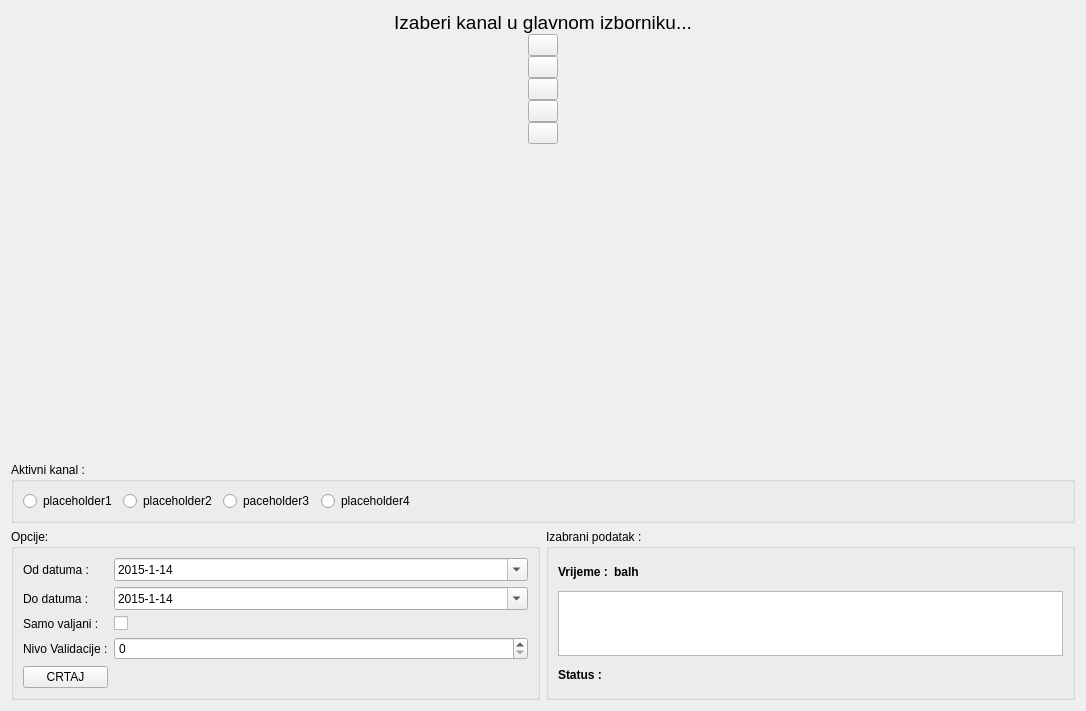
<?xml version="1.0" encoding="UTF-8"?>
<ui version="4.0">
 <class>Form</class>
 <widget class="QWidget" name="Form">
  <property name="geometry">
   <rect>
    <x>0</x>
    <y>0</y>
    <width>1086</width>
    <height>711</height>
   </rect>
  </property>
  <property name="windowTitle">
   <string>Form</string>
  </property>
  <layout class="QVBoxLayout" name="verticalLayout_2">
   <item>
    <layout class="QVBoxLayout" name="verticalLayout">
     <property name="spacing">
      <number>0</number>
     </property>
     <item>
      <widget class="QLabel" name="glavniLabel">
       <property name="sizePolicy">
        <sizepolicy hsizetype="Preferred" vsizetype="Minimum">
         <horstretch>0</horstretch>
         <verstretch>0</verstretch>
        </sizepolicy>
       </property>
       <property name="font">
        <font>
         <pointsize>14</pointsize>
        </font>
       </property>
       <property name="text">
        <string>Izaberi kanal u glavnom izborniku...</string>
       </property>
       <property name="alignment">
        <set>Qt::AlignCenter</set>
       </property>
       <property name="wordWrap">
        <bool>true</bool>
       </property>
      </widget>
     </item>
     <item>
      <layout class="QHBoxLayout" name="horizontalLayout_2">
       <property name="spacing">
        <number>0</number>
       </property>
       <item>
        <layout class="QVBoxLayout" name="verticalLayout_3">
         <item>
          <widget class="QPushButton" name="zoomInRestSatni">
           <property name="maximumSize">
            <size>
             <width>30</width>
             <height>30</height>
            </size>
           </property>
           <property name="text">
            <string/>
           </property>
          </widget>
         </item>
         <item>
          <widget class="QPushButton" name="zoomOutRestSatni">
           <property name="sizePolicy">
            <sizepolicy hsizetype="Minimum" vsizetype="Fixed">
             <horstretch>0</horstretch>
             <verstretch>0</verstretch>
            </sizepolicy>
           </property>
           <property name="maximumSize">
            <size>
             <width>30</width>
             <height>30</height>
            </size>
           </property>
           <property name="text">
            <string/>
           </property>
          </widget>
         </item>
         <item>
          <widget class="QPushButton" name="zoomOutRestSatniFull">
           <property name="maximumSize">
            <size>
             <width>30</width>
             <height>30</height>
            </size>
           </property>
           <property name="text">
            <string/>
           </property>
          </widget>
         </item>
         <item>
          <widget class="QPushButton" name="toggleGridRestSatni">
           <property name="maximumSize">
            <size>
             <width>30</width>
             <height>30</height>
            </size>
           </property>
           <property name="text">
            <string/>
           </property>
           <property name="checkable">
            <bool>true</bool>
           </property>
          </widget>
         </item>
         <item>
          <widget class="QPushButton" name="toggleLegendRestSatni">
           <property name="maximumSize">
            <size>
             <width>30</width>
             <height>30</height>
            </size>
           </property>
           <property name="text">
            <string/>
           </property>
           <property name="checkable">
            <bool>true</bool>
           </property>
          </widget>
         </item>
         <item>
          <spacer name="verticalSpacer">
           <property name="orientation">
            <enum>Qt::Vertical</enum>
           </property>
           <property name="sizeHint" stdset="0">
            <size>
             <width>20</width>
             <height>40</height>
            </size>
           </property>
          </spacer>
         </item>
        </layout>
       </item>
       <item>
        <layout class="QVBoxLayout" name="grafLayout"/>
       </item>
      </layout>
     </item>
    </layout>
   </item>
   <item>
    <widget class="QGroupBox" name="groupBoxRadio">
     <property name="title">
      <string>Aktivni kanal :</string>
     </property>
     <layout class="QHBoxLayout" name="horizontalLayout_4">
      <item>
       <widget class="QRadioButton" name="vdRadioButton1">
        <property name="text">
         <string>placeholder1</string>
        </property>
       </widget>
      </item>
      <item>
       <widget class="QRadioButton" name="vdRadioButton2">
        <property name="text">
         <string>placeholder2</string>
        </property>
       </widget>
      </item>
      <item>
       <widget class="QRadioButton" name="vdRadioButton3">
        <property name="text">
         <string>paceholder3</string>
        </property>
       </widget>
      </item>
      <item>
       <widget class="QRadioButton" name="vdRadioButton4">
        <property name="text">
         <string>placeholder4</string>
        </property>
       </widget>
      </item>
      <item>
       <spacer name="horizontalSpacer_2">
        <property name="orientation">
         <enum>Qt::Horizontal</enum>
        </property>
        <property name="sizeHint" stdset="0">
         <size>
          <width>40</width>
          <height>20</height>
         </size>
        </property>
       </spacer>
      </item>
     </layout>
    </widget>
   </item>
   <item>
    <layout class="QHBoxLayout" name="horizontalLayout">
     <item>
      <widget class="QGroupBox" name="groupBox_3">
       <property name="sizePolicy">
        <sizepolicy hsizetype="MinimumExpanding" vsizetype="Preferred">
         <horstretch>0</horstretch>
         <verstretch>0</verstretch>
        </sizepolicy>
       </property>
       <property name="title">
        <string>Opcije:</string>
       </property>
       <layout class="QGridLayout" name="gridLayout_2">
        <item row="2" column="1">
         <widget class="QCheckBox" name="checkSamoValjani">
          <property name="sizePolicy">
           <sizepolicy hsizetype="MinimumExpanding" vsizetype="Fixed">
            <horstretch>0</horstretch>
            <verstretch>0</verstretch>
           </sizepolicy>
          </property>
          <property name="text">
           <string/>
          </property>
         </widget>
        </item>
        <item row="3" column="0">
         <widget class="QLabel" name="label_4">
          <property name="sizePolicy">
           <sizepolicy hsizetype="Minimum" vsizetype="Preferred">
            <horstretch>0</horstretch>
            <verstretch>0</verstretch>
           </sizepolicy>
          </property>
          <property name="text">
           <string>Nivo Validacije :</string>
          </property>
         </widget>
        </item>
        <item row="2" column="0">
         <widget class="QLabel" name="label_3">
          <property name="sizePolicy">
           <sizepolicy hsizetype="Minimum" vsizetype="Preferred">
            <horstretch>0</horstretch>
            <verstretch>0</verstretch>
           </sizepolicy>
          </property>
          <property name="text">
           <string>Samo valjani :</string>
          </property>
         </widget>
        </item>
        <item row="0" column="1">
         <widget class="QDateEdit" name="dateEditOd">
          <property name="sizePolicy">
           <sizepolicy hsizetype="MinimumExpanding" vsizetype="Fixed">
            <horstretch>0</horstretch>
            <verstretch>0</verstretch>
           </sizepolicy>
          </property>
          <property name="date">
           <date>
            <year>2015</year>
            <month>1</month>
            <day>14</day>
           </date>
          </property>
          <property name="displayFormat">
           <string>yyyy-M-d</string>
          </property>
          <property name="calendarPopup">
           <bool>true</bool>
          </property>
         </widget>
        </item>
        <item row="3" column="1">
         <widget class="QSpinBox" name="spinNivoValidacije">
          <property name="sizePolicy">
           <sizepolicy hsizetype="MinimumExpanding" vsizetype="Fixed">
            <horstretch>0</horstretch>
            <verstretch>0</verstretch>
           </sizepolicy>
          </property>
         </widget>
        </item>
        <item row="0" column="0">
         <widget class="QLabel" name="label">
          <property name="text">
           <string>Od datuma :</string>
          </property>
         </widget>
        </item>
        <item row="1" column="0">
         <widget class="QLabel" name="label_6">
          <property name="text">
           <string>Do datuma :</string>
          </property>
         </widget>
        </item>
        <item row="4" column="0">
         <widget class="QPushButton" name="buttonCrtaj">
          <property name="text">
           <string>CRTAJ</string>
          </property>
         </widget>
        </item>
        <item row="1" column="1">
         <widget class="QDateEdit" name="dateEditDo">
          <property name="sizePolicy">
           <sizepolicy hsizetype="MinimumExpanding" vsizetype="Fixed">
            <horstretch>0</horstretch>
            <verstretch>0</verstretch>
           </sizepolicy>
          </property>
          <property name="date">
           <date>
            <year>2015</year>
            <month>1</month>
            <day>14</day>
           </date>
          </property>
          <property name="displayFormat">
           <string>yyyy-M-d</string>
          </property>
          <property name="calendarPopup">
           <bool>true</bool>
          </property>
         </widget>
        </item>
       </layout>
      </widget>
     </item>
     <item>
      <widget class="QGroupBox" name="groupBox">
       <property name="sizePolicy">
        <sizepolicy hsizetype="MinimumExpanding" vsizetype="Preferred">
         <horstretch>0</horstretch>
         <verstretch>0</verstretch>
        </sizepolicy>
       </property>
       <property name="title">
        <string>Izabrani podatak :</string>
       </property>
       <layout class="QVBoxLayout" name="verticalLayoutSatnoAgregiraniStatus">
        <item>
         <layout class="QHBoxLayout" name="horizontalLayout_3">
          <property name="topMargin">
           <number>0</number>
          </property>
          <item>
           <widget class="QLabel" name="label_9">
            <property name="sizePolicy">
             <sizepolicy hsizetype="Minimum" vsizetype="Preferred">
              <horstretch>0</horstretch>
              <verstretch>0</verstretch>
             </sizepolicy>
            </property>
            <property name="font">
             <font>
              <weight>75</weight>
              <bold>true</bold>
             </font>
            </property>
            <property name="text">
             <string>Vrijeme :</string>
            </property>
           </widget>
          </item>
          <item>
           <widget class="QLabel" name="labelVrijeme">
            <property name="sizePolicy">
             <sizepolicy hsizetype="MinimumExpanding" vsizetype="Preferred">
              <horstretch>0</horstretch>
              <verstretch>0</verstretch>
             </sizepolicy>
            </property>
            <property name="font">
             <font>
              <weight>75</weight>
              <bold>true</bold>
             </font>
            </property>
            <property name="text">
             <string>balh</string>
            </property>
           </widget>
          </item>
          <item>
           <spacer name="horizontalSpacer">
            <property name="orientation">
             <enum>Qt::Horizontal</enum>
            </property>
            <property name="sizeHint" stdset="0">
             <size>
              <width>40</width>
              <height>20</height>
             </size>
            </property>
           </spacer>
          </item>
         </layout>
        </item>
        <item>
         <widget class="QTableView" name="restAgregiraniView">
          <property name="sizePolicy">
           <sizepolicy hsizetype="Expanding" vsizetype="Fixed">
            <horstretch>0</horstretch>
            <verstretch>0</verstretch>
           </sizepolicy>
          </property>
          <property name="maximumSize">
           <size>
            <width>16777215</width>
            <height>65</height>
           </size>
          </property>
         </widget>
        </item>
        <item>
         <widget class="QLabel" name="label_11">
          <property name="sizePolicy">
           <sizepolicy hsizetype="Minimum" vsizetype="Preferred">
            <horstretch>0</horstretch>
            <verstretch>0</verstretch>
           </sizepolicy>
          </property>
          <property name="font">
           <font>
            <weight>75</weight>
            <bold>true</bold>
           </font>
          </property>
          <property name="text">
           <string>Status :</string>
          </property>
         </widget>
        </item>
       </layout>
      </widget>
     </item>
    </layout>
   </item>
  </layout>
 </widget>
 <resources/>
 <connections/>
</ui>
